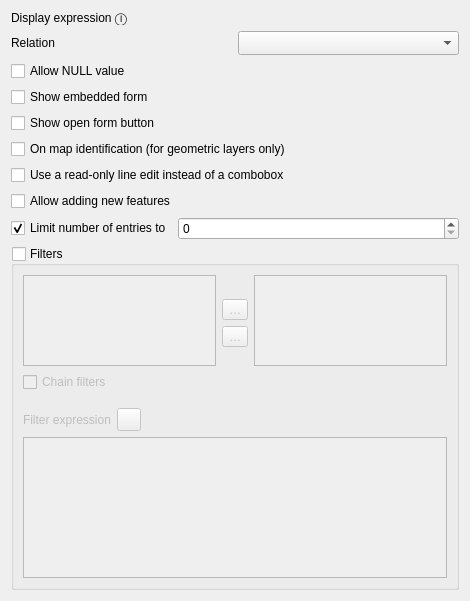
<?xml version="1.0" encoding="UTF-8"?>
<ui version="4.0">
 <class>QgsRelReferenceConfigDlgBase</class>
 <widget class="QWidget" name="QgsRelReferenceConfigDlgBase">
  <property name="geometry">
   <rect>
    <x>0</x>
    <y>0</y>
    <width>470</width>
    <height>601</height>
   </rect>
  </property>
  <property name="windowTitle">
   <string notr="true">Dialog</string>
  </property>
  <layout class="QGridLayout" name="gridLayout_2">
   <item row="1" column="0">
    <widget class="QLabel" name="label_2">
     <property name="text">
      <string>Relation</string>
     </property>
    </widget>
   </item>
   <item row="7" column="0" colspan="2">
    <widget class="QCheckBox" name="mCbxAllowAddFeatures">
     <property name="text">
      <string>Allow adding new features</string>
     </property>
    </widget>
   </item>
   <item row="2" column="0" colspan="2">
    <widget class="QCheckBox" name="mCbxAllowNull">
     <property name="text">
      <string>Allow NULL value</string>
     </property>
    </widget>
   </item>
   <item row="0" column="0">
    <widget class="QLabel" name="label">
     <property name="toolTip">
      <string>This setting is not saved in the style. It is changing the display name on the referenced layer.</string>
     </property>
     <property name="text">
      <string>Display expression Ⓘ</string>
     </property>
    </widget>
   </item>
   <item row="6" column="0" colspan="2">
    <widget class="QCheckBox" name="mCbxReadOnly">
     <property name="text">
      <string>Use a read-only line edit instead of a combobox</string>
     </property>
    </widget>
   </item>
   <item row="5" column="0" colspan="2">
    <widget class="QCheckBox" name="mCbxMapIdentification">
     <property name="text">
      <string>On map identification (for geometric layers only)</string>
     </property>
    </widget>
   </item>
   <item row="0" column="1">
    <widget class="QgsFieldExpressionWidget" name="mExpressionWidget">
     <property name="focusPolicy">
      <enum>Qt::TabFocus</enum>
     </property>
    </widget>
   </item>
   <item row="1" column="1">
    <widget class="QComboBox" name="mComboRelation">
     <property name="toolTip">
      <string>The generated relations for a polymorphic relation cannot be used.</string>
     </property>
     <property name="sizeAdjustPolicy">
      <enum>QComboBox::AdjustToMinimumContentsLengthWithIcon</enum>
     </property>
    </widget>
   </item>
   <item row="9" column="0" colspan="2">
    <widget class="QgsCollapsibleGroupBox" name="mFilterGroupBox">
     <property name="title">
      <string>Filters</string>
     </property>
     <property name="checkable">
      <bool>true</bool>
     </property>
     <property name="checked">
      <bool>false</bool>
     </property>
     <layout class="QGridLayout" name="gridLayout">
      <item row="2" column="1">
       <widget class="QToolButton" name="mAddFilterButton">
        <property name="text">
         <string>…</string>
        </property>
        <property name="icon">
         <iconset resource="../../../images/images.qrc">
          <normaloff>:/images/themes/default/symbologyAdd.svg</normaloff>:/images/themes/default/symbologyAdd.svg</iconset>
        </property>
       </widget>
      </item>
      <item row="1" column="0" rowspan="4">
       <widget class="QListWidget" name="mAvailableFieldsList"/>
      </item>
      <item row="1" column="2" rowspan="4">
       <widget class="QListWidget" name="mFilterFieldsList"/>
      </item>
      <item row="5" column="0" colspan="3">
       <widget class="QCheckBox" name="mCbxChainFilters">
        <property name="toolTip">
         <string>When activated, filters restrict the option of subsequent filters based on the selection of a previous filter.</string>
        </property>
        <property name="text">
         <string>Chain filters</string>
        </property>
       </widget>
      </item>
      <item row="4" column="1">
       <spacer name="verticalSpacer_2">
        <property name="orientation">
         <enum>Qt::Vertical</enum>
        </property>
        <property name="sizeHint" stdset="0">
         <size>
          <width>20</width>
          <height>40</height>
         </size>
        </property>
       </spacer>
      </item>
      <item row="1" column="1">
       <spacer name="verticalSpacer">
        <property name="orientation">
         <enum>Qt::Vertical</enum>
        </property>
        <property name="sizeHint" stdset="0">
         <size>
          <width>20</width>
          <height>40</height>
         </size>
        </property>
       </spacer>
      </item>
      <item row="6" column="0" colspan="3">
       <layout class="QHBoxLayout" name="horizontalLayout">
        <property name="topMargin">
         <number>10</number>
        </property>
        <item>
         <widget class="QLabel" name="label_3">
          <property name="text">
           <string>Filter expression</string>
          </property>
         </widget>
        </item>
        <item>
         <widget class="QToolButton" name="mEditExpression">
          <property name="icon">
           <iconset resource="../../../images/images.qrc">
            <normaloff>:/images/themes/default/mIconExpression.svg</normaloff>:/images/themes/default/mIconExpression.svg</iconset>
          </property>
         </widget>
        </item>
        <item>
         <spacer name="horizontalSpacer">
          <property name="orientation">
           <enum>Qt::Horizontal</enum>
          </property>
          <property name="sizeHint" stdset="0">
           <size>
            <width>40</width>
            <height>20</height>
           </size>
          </property>
         </spacer>
        </item>
       </layout>
      </item>
      <item row="3" column="1">
       <widget class="QToolButton" name="mRemoveFilterButton">
        <property name="text">
         <string>…</string>
        </property>
        <property name="icon">
         <iconset resource="../../../images/images.qrc">
          <normaloff>:/images/themes/default/symbologyRemove.svg</normaloff>:/images/themes/default/symbologyRemove.svg</iconset>
        </property>
       </widget>
      </item>
      <item row="7" column="0" colspan="3">
       <widget class="QTextEdit" name="mFilterExpression"/>
      </item>
     </layout>
    </widget>
   </item>
   <item row="8" column="0" colspan="2">
    <layout class="QHBoxLayout" name="horizontalLayout_3">
     <item>
      <widget class="QCheckBox" name="mFetchLimitCheckBox">
       <property name="toolTip">
        <string>If unchecked, all the entries are loaded</string>
       </property>
       <property name="text">
        <string>Limit number of entries to</string>
       </property>
       <property name="checked">
        <bool>true</bool>
       </property>
      </widget>
     </item>
     <item>
      <widget class="QgsSpinBox" name="mFetchLimit">
       <property name="sizePolicy">
        <sizepolicy hsizetype="MinimumExpanding" vsizetype="Fixed">
         <horstretch>0</horstretch>
         <verstretch>0</verstretch>
        </sizepolicy>
       </property>
      </widget>
     </item>
    </layout>
   </item>
   <item row="3" column="0" colspan="2">
    <widget class="QCheckBox" name="mCbxShowForm">
     <property name="text">
      <string>Show embedded form</string>
     </property>
    </widget>
   </item>
   <item row="4" column="0" colspan="2">
    <widget class="QCheckBox" name="mCbxShowOpenFormButton">
     <property name="text">
      <string>Show open form button</string>
     </property>
    </widget>
   </item>
  </layout>
 </widget>
 <customwidgets>
  <customwidget>
   <class>QgsCollapsibleGroupBox</class>
   <extends>QGroupBox</extends>
   <header>qgscollapsiblegroupbox.h</header>
   <container>1</container>
  </customwidget>
  <customwidget>
   <class>QgsFieldExpressionWidget</class>
   <extends>QWidget</extends>
   <header>qgsfieldexpressionwidget.h</header>
   <container>1</container>
  </customwidget>
  <customwidget>
   <class>QgsSpinBox</class>
   <extends>QSpinBox</extends>
   <header>qgsspinbox.h</header>
  </customwidget>
 </customwidgets>
 <tabstops>
  <tabstop>mExpressionWidget</tabstop>
  <tabstop>mComboRelation</tabstop>
  <tabstop>mCbxAllowNull</tabstop>
  <tabstop>mCbxShowForm</tabstop>
  <tabstop>mCbxShowOpenFormButton</tabstop>
  <tabstop>mCbxMapIdentification</tabstop>
  <tabstop>mCbxReadOnly</tabstop>
  <tabstop>mCbxAllowAddFeatures</tabstop>
  <tabstop>mFilterGroupBox</tabstop>
  <tabstop>mAvailableFieldsList</tabstop>
  <tabstop>mAddFilterButton</tabstop>
  <tabstop>mRemoveFilterButton</tabstop>
  <tabstop>mFilterFieldsList</tabstop>
  <tabstop>mCbxChainFilters</tabstop>
  <tabstop>mEditExpression</tabstop>
  <tabstop>mFilterExpression</tabstop>
 </tabstops>
 <resources>
  <include location="../../../images/images.qrc"/>
  <include location="../../../images/images.qrc"/>
 </resources>
 <connections/>
</ui>
